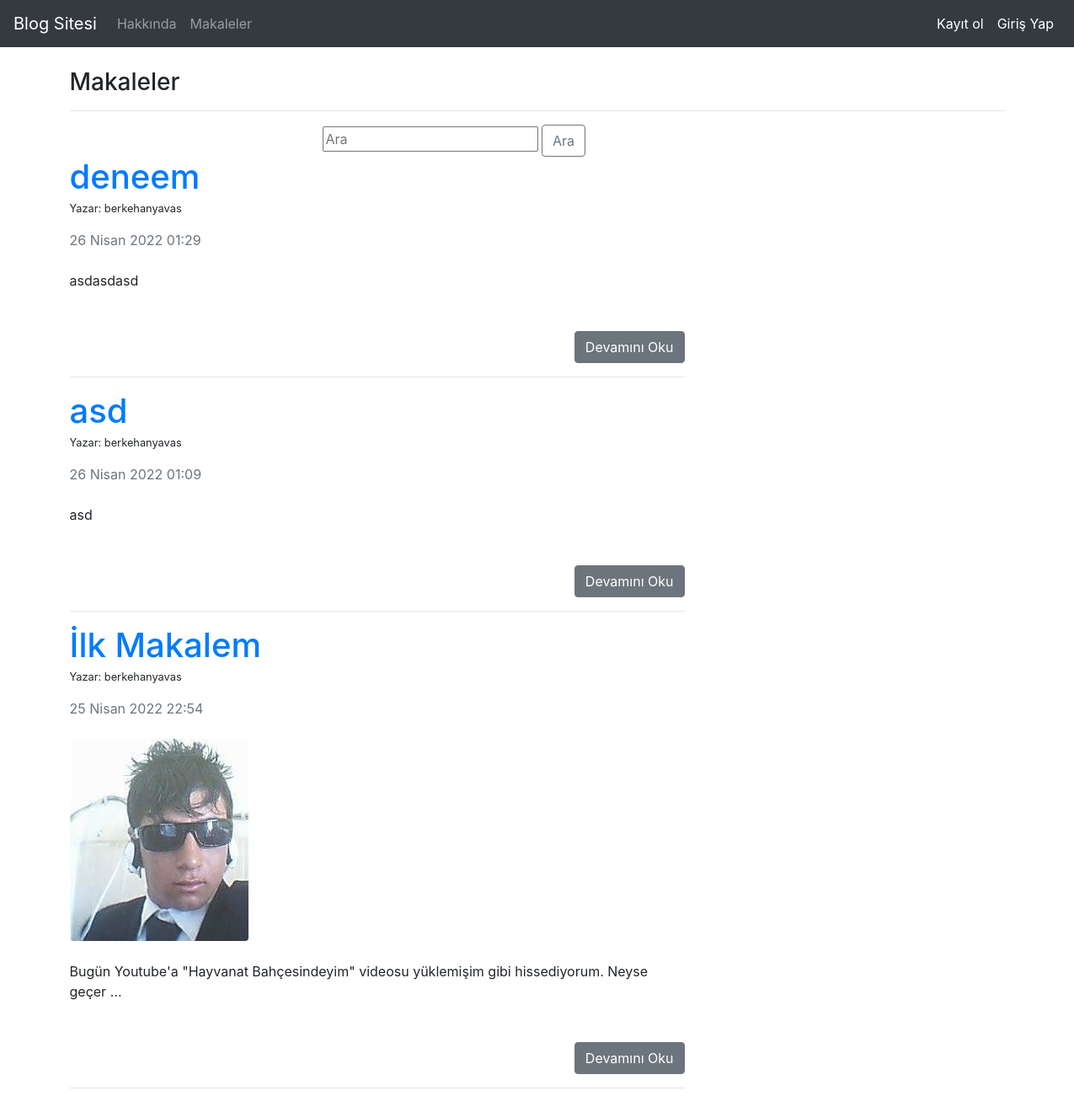
/makaleler/, run on the app's committed database.
### article/models.py (models this page shows, shortened)
class Article(models.Model):
    author = models.ForeignKey("auth.User",on_delete = models.CASCADE,verbose_name= "Yazar")
    title = models.CharField(max_length=50,verbose_name="Başlık")
    content = RichTextField()
    created_date = models.DateTimeField(auto_now_add=True,verbose_name="Oluşturulma Tarihi")
    article_image = models.FileField(blank= True,null=True,verbose_name="Makaleye Fotoğraf ekleyin.")
    class Meta:
        ordering = ['-created_date']

### article/views.py (the view)
# urls.py: path('',views.makaleler,name="makaleler"),
def makaleler(request):
    arama = request.GET.get("keyword")
    if arama:
        makaleliste = Article.objects.filter(title__contains = arama)
        return render(request,"makaleler.html",{"makaleler":makaleliste})
    makaleliste = Article.objects.all()
    return render(request,"makaleler.html",{"makaleler":makaleliste})

### templates/makaleler.html (shortened to what this page needs)
{% extends 'layout.html' %}
{% block body %}
<h3>Makaleler</h3>
<hr>
<div class = "row">
    <div class ="col-md-10 offset-md-3">
        <div class="col-lg-8">
            <form>
                <input type="text" name = "keyword" class="input-sm" maxlength="64" placeholder="Ara">
                <button type="submit" class="btn btn-outline-secondary">Ara</button>
            </form>
        </div>
    </div>
</div>
{% if makaleler %}
{% for makale in makaleler %}
<div class="row">
    <div class="col-lg-8">
        <article>
            <header class="mb-4">
                <a href="{% url 'article:detay' makale.id %}"><h1 class="fw-bolder mb-1">{{makale.title}}</h1></a>
                <p class = "small">Yazar: {{makale.author.username}}</p>
                <div class="text-muted fst-italic mb-2">{{makale.created_date}}</div>
            </header>
            {% if makale.article_image %}
            <a href="{% url 'article:detay' makale.id %}"><figure class="mb-4"><img class="img-fluid rounded" src="{{makale.article_image.url}}" alt="" /></figure></a>
            {% endif %}
            <section class="mb-5">
                <p class = "lead">{{makale.content|safe|truncatewords:10}}</p>
            </section>
            <a style = "float : right;" href="{% url 'article:detay' makale.id %}" class="btn btn-secondary">Devamını Oku</a>
        </article>
    </div>
    <div class = "col-lg-8" ><hr></div>
</div>
{% endfor %}
{% else %}
<br>
<div class="alert alert-danger">
    Makale bulunamadı.
</div>
{% endif %}
{% endblock body %}

### templates/layout.html (shortened to what this page needs)
<!DOCTYPE html>
<html lang="en">
<head>
    <link rel="stylesheet" href="https://cdn.jsdelivr.net/npm/bootstrap@4.0.0/dist/css/bootstrap.min.css">
</head>
<body>
    {% include "includes/navbar.html"%}
    <div style = "margin-top : 25px; margin-bottom:80px;" class = "container">
        {% block body %}
        {% endblock body %}
    </div>
</body>
</html>

### templates/includes/navbar.html (shortened to what this page needs)
<nav class="navbar navbar-expand-md navbar-dark bg-dark mb-4">
    <a class="navbar-brand" href="{% url 'index' %}">Blog Sitesi</a>
    <div class="collapse navbar-collapse" id="navbarCollapse">
      <ul class="navbar-nav mr-auto">
        <li class="nav-item">
          <a class="nav-link" href="{% url 'hakkinda' %}">Hakkında</a>
        </li>
        <li class="nav-item">
          <a class="nav-link" href="{% url 'article:makaleler' %}">Makaleler</a>
        </li>
      </ul>
      <ul class="navbar-nav ml-auto">
        {% if request.user.is_authenticated %}
        <li class="nav-item active">
          <a class="nav-link" href="{% url 'article:kontrolpaneli' %}">Kontrol Paneli</a>
        </li>
        <li class="nav-item active">
          <a class="nav-link" href="{% url 'user:cikis' %}">Çıkış Yap</a>
         </li>
        {% else %}
          <li class="nav-item active">
            <a class="nav-link" href="{% url 'user:uyeol' %}">Kayıt ol</a>
          </li>
          <li class="nav-item active">
            <a class="nav-link" href="{% url 'user:giris' %}">Giriş Yap</a>
          </li>
        {% endif %}
      </ul>
    </div>
  </nav>

### data on the page
Article: title "deneem", author.username "berkehanyavas", created_date "26 Nisan 2022 01:29", content "asdasdasd"
Article: title "asd", author.username "berkehanyavas", created_date "26 Nisan 2022 01:09", content "asd"
Article: title "İlk Makalem", author.username "berkehanyavas", created_date "25 Nisan 2022 22:54", article_image (picture), content "Bugün Youtube'a \"Hayvanat Bahçesindeyim\" videosu yüklemişim gibi hissediyorum. Neyse geçer …"
